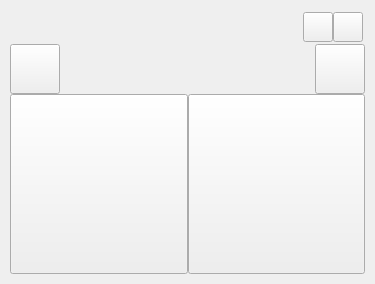
<?xml version="1.0" encoding="UTF-8"?>
<ui version="4.0">
 <class>MainWindow</class>
 <widget class="QMainWindow" name="MainWindow">
  <property name="geometry">
   <rect>
    <x>0</x>
    <y>0</y>
    <width>375</width>
    <height>284</height>
   </rect>
  </property>
  <property name="windowTitle">
   <string>MainWindow</string>
  </property>
  <widget class="QWidget" name="centralWidget">
   <layout class="QVBoxLayout" name="verticalLayout">
    <property name="leftMargin">
     <number>10</number>
    </property>
    <property name="topMargin">
     <number>10</number>
    </property>
    <property name="rightMargin">
     <number>10</number>
    </property>
    <property name="bottomMargin">
     <number>10</number>
    </property>
    <item>
     <widget class="QWidget" name="mainWidget" native="true">
      <layout class="QVBoxLayout" name="verticalLayout_2">
       <property name="spacing">
        <number>0</number>
       </property>
       <property name="leftMargin">
        <number>0</number>
       </property>
       <property name="topMargin">
        <number>0</number>
       </property>
       <property name="rightMargin">
        <number>0</number>
       </property>
       <property name="bottomMargin">
        <number>0</number>
       </property>
       <item>
        <widget class="QWidget" name="windowToolsWidget" native="true">
         <layout class="QHBoxLayout" name="horizontalLayout">
          <property name="spacing">
           <number>0</number>
          </property>
          <property name="leftMargin">
           <number>2</number>
          </property>
          <property name="topMargin">
           <number>2</number>
          </property>
          <property name="rightMargin">
           <number>2</number>
          </property>
          <property name="bottomMargin">
           <number>2</number>
          </property>
          <item>
           <spacer name="horizontalSpacer_2">
            <property name="orientation">
             <enum>Qt::Horizontal</enum>
            </property>
            <property name="sizeHint" stdset="0">
             <size>
              <width>40</width>
              <height>20</height>
             </size>
            </property>
           </spacer>
          </item>
          <item>
           <widget class="QPushButton" name="hideButton">
            <property name="sizePolicy">
             <sizepolicy hsizetype="Fixed" vsizetype="Fixed">
              <horstretch>0</horstretch>
              <verstretch>0</verstretch>
             </sizepolicy>
            </property>
            <property name="minimumSize">
             <size>
              <width>30</width>
              <height>30</height>
             </size>
            </property>
            <property name="maximumSize">
             <size>
              <width>30</width>
              <height>30</height>
             </size>
            </property>
            <property name="font">
             <font>
              <family>MS Shell Dlg 2</family>
             </font>
            </property>
            <property name="text">
             <string/>
            </property>
           </widget>
          </item>
          <item>
           <widget class="QPushButton" name="quitButton">
            <property name="sizePolicy">
             <sizepolicy hsizetype="Minimum" vsizetype="Fixed">
              <horstretch>0</horstretch>
              <verstretch>0</verstretch>
             </sizepolicy>
            </property>
            <property name="minimumSize">
             <size>
              <width>30</width>
              <height>30</height>
             </size>
            </property>
            <property name="maximumSize">
             <size>
              <width>30</width>
              <height>30</height>
             </size>
            </property>
            <property name="text">
             <string/>
            </property>
           </widget>
          </item>
         </layout>
        </widget>
       </item>
       <item>
        <widget class="QWidget" name="toolsWidget" native="true">
         <layout class="QHBoxLayout" name="horizontalLayout_2">
          <property name="spacing">
           <number>2</number>
          </property>
          <property name="leftMargin">
           <number>0</number>
          </property>
          <property name="topMargin">
           <number>0</number>
          </property>
          <property name="rightMargin">
           <number>0</number>
          </property>
          <property name="bottomMargin">
           <number>0</number>
          </property>
          <item>
           <widget class="QPushButton" name="toolsButton">
            <property name="sizePolicy">
             <sizepolicy hsizetype="Fixed" vsizetype="Fixed">
              <horstretch>0</horstretch>
              <verstretch>0</verstretch>
             </sizepolicy>
            </property>
            <property name="minimumSize">
             <size>
              <width>50</width>
              <height>50</height>
             </size>
            </property>
            <property name="text">
             <string/>
            </property>
           </widget>
          </item>
          <item>
           <widget class="QLabel" name="headerLabel">
            <property name="font">
             <font>
              <family>Leelawadee UI</family>
              <pointsize>16</pointsize>
              <weight>75</weight>
              <italic>false</italic>
              <bold>true</bold>
             </font>
            </property>
            <property name="text">
             <string/>
            </property>
            <property name="alignment">
             <set>Qt::AlignLeading|Qt::AlignLeft|Qt::AlignVCenter</set>
            </property>
           </widget>
          </item>
          <item>
           <widget class="QPushButton" name="personalSettingsButton">
            <property name="sizePolicy">
             <sizepolicy hsizetype="Fixed" vsizetype="Fixed">
              <horstretch>0</horstretch>
              <verstretch>0</verstretch>
             </sizepolicy>
            </property>
            <property name="minimumSize">
             <size>
              <width>50</width>
              <height>50</height>
             </size>
            </property>
            <property name="text">
             <string/>
            </property>
           </widget>
          </item>
         </layout>
        </widget>
       </item>
       <item>
        <widget class="QStackedWidget" name="contentStackedWidget">
         <property name="currentIndex">
          <number>0</number>
         </property>
         <widget class="QWidget" name="menuPage">
          <layout class="QHBoxLayout" name="horizontalLayout_3">
           <property name="spacing">
            <number>0</number>
           </property>
           <property name="leftMargin">
            <number>0</number>
           </property>
           <property name="topMargin">
            <number>0</number>
           </property>
           <property name="rightMargin">
            <number>0</number>
           </property>
           <property name="bottomMargin">
            <number>0</number>
           </property>
           <item>
            <widget class="QPushButton" name="sendButton">
             <property name="sizePolicy">
              <sizepolicy hsizetype="Minimum" vsizetype="Preferred">
               <horstretch>0</horstretch>
               <verstretch>0</verstretch>
              </sizepolicy>
             </property>
             <property name="text">
              <string/>
             </property>
            </widget>
           </item>
           <item>
            <widget class="QPushButton" name="getButton">
             <property name="sizePolicy">
              <sizepolicy hsizetype="Minimum" vsizetype="Preferred">
               <horstretch>0</horstretch>
               <verstretch>0</verstretch>
              </sizepolicy>
             </property>
             <property name="text">
              <string/>
             </property>
            </widget>
           </item>
          </layout>
         </widget>
         <widget class="QWidget" name="sendPage">
          <layout class="QVBoxLayout" name="verticalLayout_3">
           <property name="spacing">
            <number>0</number>
           </property>
           <property name="leftMargin">
            <number>0</number>
           </property>
           <property name="topMargin">
            <number>0</number>
           </property>
           <property name="rightMargin">
            <number>0</number>
           </property>
           <property name="bottomMargin">
            <number>0</number>
           </property>
           <item>
            <widget class="QWidget" name="sendPageToolsWidget" native="true">
             <layout class="QHBoxLayout" name="horizontalLayout_4">
              <property name="spacing">
               <number>0</number>
              </property>
              <property name="leftMargin">
               <number>5</number>
              </property>
              <property name="topMargin">
               <number>0</number>
              </property>
              <property name="rightMargin">
               <number>10</number>
              </property>
              <property name="bottomMargin">
               <number>0</number>
              </property>
              <item>
               <layout class="QHBoxLayout" name="horizontalLayout_6">
                <property name="spacing">
                 <number>0</number>
                </property>
                <item>
                 <widget class="QPushButton" name="back1Button">
                  <property name="sizePolicy">
                   <sizepolicy hsizetype="Fixed" vsizetype="Fixed">
                    <horstretch>0</horstretch>
                    <verstretch>0</verstretch>
                   </sizepolicy>
                  </property>
                  <property name="minimumSize">
                   <size>
                    <width>40</width>
                    <height>40</height>
                   </size>
                  </property>
                  <property name="text">
                   <string/>
                  </property>
                 </widget>
                </item>
                <item>
                 <spacer name="horizontalSpacer_4">
                  <property name="orientation">
                   <enum>Qt::Horizontal</enum>
                  </property>
                  <property name="sizeHint" stdset="0">
                   <size>
                    <width>40</width>
                    <height>20</height>
                   </size>
                  </property>
                 </spacer>
                </item>
                <item>
                 <widget class="QPushButton" name="descriptionSwitchButton">
                  <property name="minimumSize">
                   <size>
                    <width>40</width>
                    <height>40</height>
                   </size>
                  </property>
                  <property name="maximumSize">
                   <size>
                    <width>40</width>
                    <height>40</height>
                   </size>
                  </property>
                  <property name="text">
                   <string/>
                  </property>
                  <property name="checkable">
                   <bool>true</bool>
                  </property>
                  <property name="checked">
                   <bool>true</bool>
                  </property>
                 </widget>
                </item>
               </layout>
              </item>
              <item>
               <layout class="QHBoxLayout" name="horizontalLayout_7">
                <property name="spacing">
                 <number>0</number>
                </property>
                <item>
                 <widget class="QPushButton" name="filesSwitchButton">
                  <property name="minimumSize">
                   <size>
                    <width>40</width>
                    <height>40</height>
                   </size>
                  </property>
                  <property name="maximumSize">
                   <size>
                    <width>40</width>
                    <height>40</height>
                   </size>
                  </property>
                  <property name="text">
                   <string/>
                  </property>
                  <property name="checkable">
                   <bool>true</bool>
                  </property>
                 </widget>
                </item>
                <item>
                 <spacer name="horizontalSpacer">
                  <property name="orientation">
                   <enum>Qt::Horizontal</enum>
                  </property>
                  <property name="sizeHint" stdset="0">
                   <size>
                    <width>40</width>
                    <height>20</height>
                   </size>
                  </property>
                 </spacer>
                </item>
                <item>
                 <widget class="QCheckBox" name="onlineCheckBox">
                  <property name="font">
                   <font>
                    <family>Leelawadee UI</family>
                    <pointsize>12</pointsize>
                    <weight>75</weight>
                    <bold>true</bold>
                   </font>
                  </property>
                  <property name="text">
                   <string>Online</string>
                  </property>
                 </widget>
                </item>
               </layout>
              </item>
             </layout>
            </widget>
           </item>
           <item>
            <widget class="QStackedWidget" name="sendingContentStackedWidget">
             <property name="currentIndex">
              <number>0</number>
             </property>
             <widget class="QWidget" name="descriptionPage">
              <layout class="QVBoxLayout" name="verticalLayout_6">
               <property name="spacing">
                <number>0</number>
               </property>
               <property name="leftMargin">
                <number>0</number>
               </property>
               <property name="topMargin">
                <number>0</number>
               </property>
               <property name="rightMargin">
                <number>0</number>
               </property>
               <property name="bottomMargin">
                <number>0</number>
               </property>
               <item>
                <layout class="QVBoxLayout" name="verticalLayout_5">
                 <property name="spacing">
                  <number>0</number>
                 </property>
                 <property name="topMargin">
                  <number>0</number>
                 </property>
                 <item>
                  <widget class="QPlainTextEdit" name="descriptionEdit">
                   <property name="font">
                    <font>
                     <pointsize>14</pointsize>
                    </font>
                   </property>
                   <property name="placeholderText">
                    <string>Write description here...</string>
                   </property>
                  </widget>
                 </item>
                 <item>
                  <widget class="QLabel" name="maxSumbolsLabel">
                   <property name="minimumSize">
                    <size>
                     <width>0</width>
                     <height>20</height>
                    </size>
                   </property>
                   <property name="maximumSize">
                    <size>
                     <width>16777215</width>
                     <height>20</height>
                    </size>
                   </property>
                   <property name="font">
                    <font>
                     <pointsize>12</pointsize>
                    </font>
                   </property>
                   <property name="text">
                    <string>MaxSymbols</string>
                   </property>
                   <property name="alignment">
                    <set>Qt::AlignRight|Qt::AlignTrailing|Qt::AlignVCenter</set>
                   </property>
                  </widget>
                 </item>
                </layout>
               </item>
              </layout>
             </widget>
             <widget class="QWidget" name="filesPage">
              <layout class="QVBoxLayout" name="verticalLayout_8">
               <property name="spacing">
                <number>0</number>
               </property>
               <property name="leftMargin">
                <number>0</number>
               </property>
               <property name="topMargin">
                <number>0</number>
               </property>
               <property name="rightMargin">
                <number>0</number>
               </property>
               <property name="bottomMargin">
                <number>0</number>
               </property>
               <item>
                <layout class="QVBoxLayout" name="verticalLayout_7">
                 <property name="spacing">
                  <number>0</number>
                 </property>
                 <item>
                  <widget class="QListWidget" name="filesListWidget">
                   <property name="font">
                    <font>
                     <pointsize>10</pointsize>
                    </font>
                   </property>
                   <property name="selectionMode">
                    <enum>QAbstractItemView::ExtendedSelection</enum>
                   </property>
                   <property name="movement">
                    <enum>QListView::Static</enum>
                   </property>
                   <property name="flow">
                    <enum>QListView::TopToBottom</enum>
                   </property>
                   <property name="viewMode">
                    <enum>QListView::IconMode</enum>
                   </property>
                  </widget>
                 </item>
                 <item>
                  <widget class="QWidget" name="filesToolbarWidget" native="true">
                   <layout class="QHBoxLayout" name="horizontalLayout_8">
                    <property name="spacing">
                     <number>0</number>
                    </property>
                    <property name="leftMargin">
                     <number>3</number>
                    </property>
                    <property name="topMargin">
                     <number>3</number>
                    </property>
                    <property name="rightMargin">
                     <number>3</number>
                    </property>
                    <property name="bottomMargin">
                     <number>3</number>
                    </property>
                    <item>
                     <widget class="QPushButton" name="addFileButton">
                      <property name="minimumSize">
                       <size>
                        <width>30</width>
                        <height>30</height>
                       </size>
                      </property>
                      <property name="maximumSize">
                       <size>
                        <width>30</width>
                        <height>30</height>
                       </size>
                      </property>
                      <property name="text">
                       <string/>
                      </property>
                     </widget>
                    </item>
                    <item>
                     <widget class="QPushButton" name="deleteFileButton">
                      <property name="minimumSize">
                       <size>
                        <width>30</width>
                        <height>30</height>
                       </size>
                      </property>
                      <property name="maximumSize">
                       <size>
                        <width>30</width>
                        <height>30</height>
                       </size>
                      </property>
                      <property name="text">
                       <string/>
                      </property>
                     </widget>
                    </item>
                    <item>
                     <spacer name="horizontalSpacer_5">
                      <property name="orientation">
                       <enum>Qt::Horizontal</enum>
                      </property>
                      <property name="sizeHint" stdset="0">
                       <size>
                        <width>40</width>
                        <height>20</height>
                       </size>
                      </property>
                     </spacer>
                    </item>
                   </layout>
                  </widget>
                 </item>
                </layout>
               </item>
              </layout>
             </widget>
            </widget>
           </item>
          </layout>
         </widget>
         <widget class="QWidget" name="getPage">
          <layout class="QVBoxLayout" name="verticalLayout_4">
           <property name="spacing">
            <number>0</number>
           </property>
           <property name="leftMargin">
            <number>0</number>
           </property>
           <property name="topMargin">
            <number>0</number>
           </property>
           <property name="rightMargin">
            <number>0</number>
           </property>
           <property name="bottomMargin">
            <number>0</number>
           </property>
           <item>
            <widget class="QWidget" name="getPageToolsWidget" native="true">
             <layout class="QHBoxLayout" name="horizontalLayout_5">
              <property name="spacing">
               <number>0</number>
              </property>
              <property name="leftMargin">
               <number>5</number>
              </property>
              <property name="topMargin">
               <number>0</number>
              </property>
              <property name="rightMargin">
               <number>0</number>
              </property>
              <property name="bottomMargin">
               <number>0</number>
              </property>
              <item>
               <widget class="QPushButton" name="back2Button">
                <property name="sizePolicy">
                 <sizepolicy hsizetype="Fixed" vsizetype="Fixed">
                  <horstretch>0</horstretch>
                  <verstretch>0</verstretch>
                 </sizepolicy>
                </property>
                <property name="minimumSize">
                 <size>
                  <width>40</width>
                  <height>40</height>
                 </size>
                </property>
                <property name="text">
                 <string/>
                </property>
               </widget>
              </item>
              <item>
               <spacer name="horizontalSpacer_3">
                <property name="orientation">
                 <enum>Qt::Horizontal</enum>
                </property>
                <property name="sizeHint" stdset="0">
                 <size>
                  <width>40</width>
                  <height>20</height>
                 </size>
                </property>
               </spacer>
              </item>
             </layout>
            </widget>
           </item>
           <item>
            <widget class="QListWidget" name="connectionsListWidget">
             <property name="font">
              <font>
               <pointsize>14</pointsize>
              </font>
             </property>
             <property name="alternatingRowColors">
              <bool>true</bool>
             </property>
            </widget>
           </item>
          </layout>
         </widget>
        </widget>
       </item>
      </layout>
     </widget>
    </item>
   </layout>
  </widget>
 </widget>
 <layoutdefault spacing="6" margin="11"/>
 <resources/>
 <connections/>
</ui>
